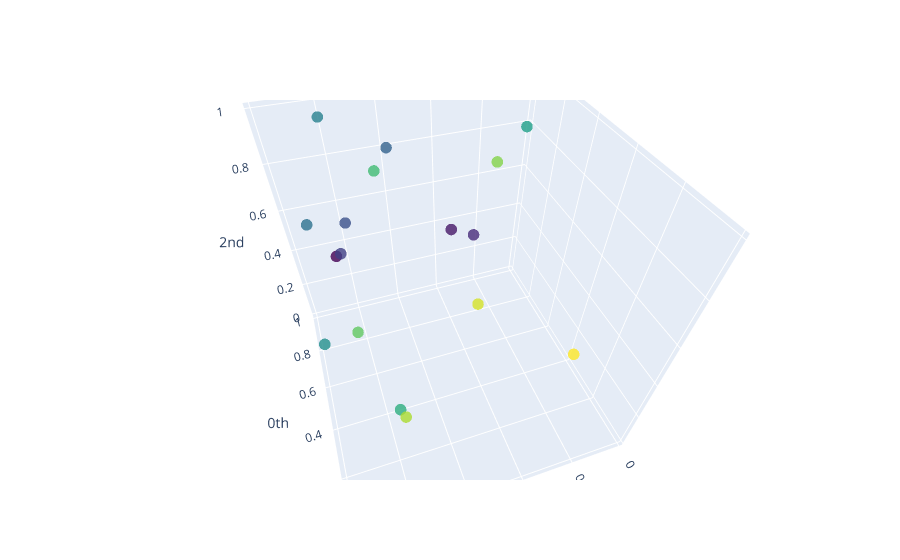

Notebook cell for this chart:
### Code cell
plot_point_cloud(points)

### Figure 1 — Plotly figure (JSON) as saved in the notebook; plotly's stock layout.template omitted (floating-point values rounded to 4 significant figures)
{"data": [{"marker": {"color": [0, 1, 2, 3, 4, 5, 6, 7, 8, 9, 10, 11, 12, 13, 14, 15, 16], "colorscale": [[0, "#440154"], [0.1111, "#482878"], [0.2222, "#3e4989"], [0.3333, "#31688e"], [0.4444, "#26828e"], [0.5556, "#1f9e89"], [0.6667, "#35b779"], [0.7778, "#6ece58"], [0.8889, "#b5de2b"], [1, "#fde725"]], "opacity": 0.8, "size": 4}, "mode": "markers", "type": "scatter3d", "x": [0.9467, 0.8483, 0.3799, 0.4751, 0.8377, 0.7911, 0.6199, 0.9126, 0.8049, 0.9874, 0.01704, 0.7922, 0.6685, 0.8374, 0.2042, 0.7563, 0.2804], "y": [0.8483, 0.3799, 0.4751, 0.8377, 0.7911, 0.6199, 0.9126, 0.8049, 0.9874, 0.01704, 0.7922, 0.6685, 0.8374, 0.2042, 0.7563, 0.2804, 0.08212], "z": [0.3799, 0.4751, 0.8377, 0.7911, 0.6199, 0.9126, 0.8049, 0.9874, 0.01704, 0.7922, 0.6685, 0.8374, 0.2042, 0.7563, 0.2804, 0.08212, 0.2271]}], "layout": {"autosize": true, "scene": {"aspectmode": "auto", "aspectratio": {"x": 1, "y": 1, "z": 1}, "camera": {"center": {"x": 0, "y": 0, "z": 0}, "eye": {"x": -1.012, "y": 0.344, "z": 1.12}, "projection": {"type": "perspective"}, "up": {"x": 0, "y": 0, "z": 1}}, "xaxis": {"exponentformat": "e", "showexponent": "all", "title": {"text": "0th"}, "type": "linear"}, "yaxis": {"exponentformat": "e", "showexponent": "all", "title": {"text": "1st"}, "type": "linear"}, "zaxis": {"exponentformat": "e", "showexponent": "all", "title": {"text": "2nd"}, "type": "linear"}}}}
